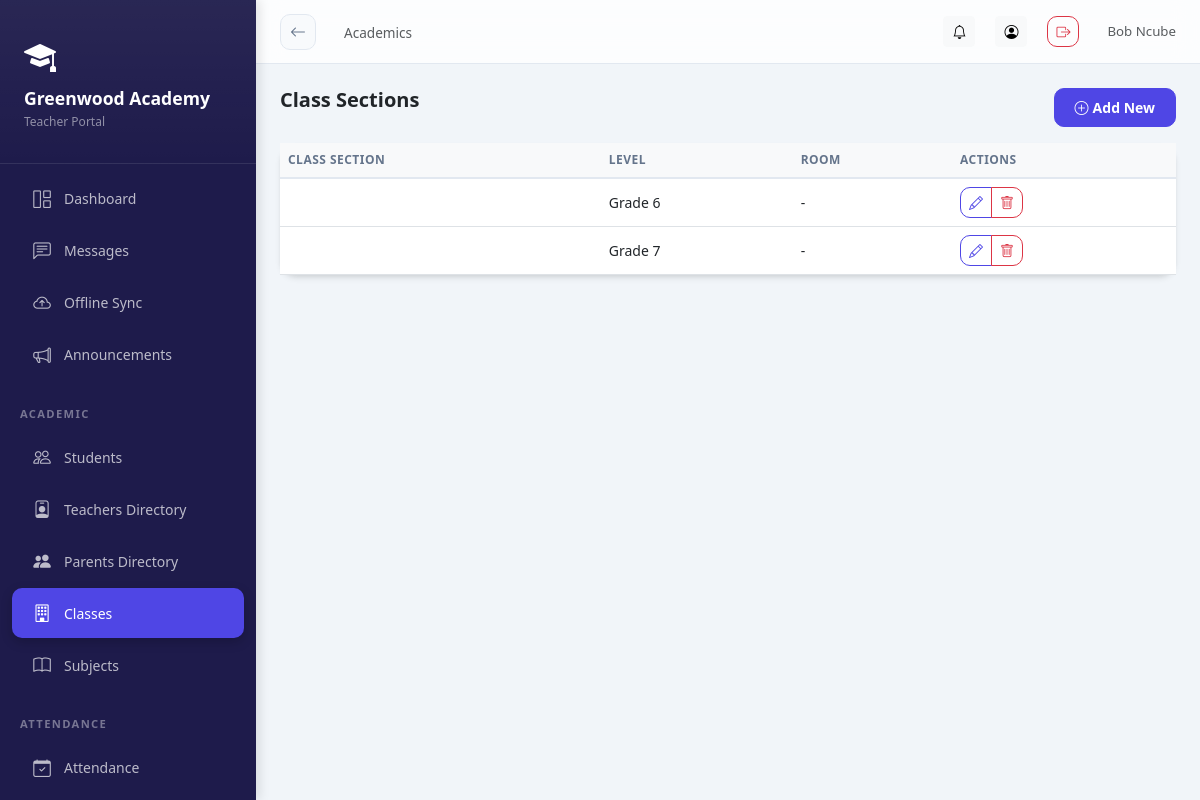
The page /academics/sections/ (signed in) on the database its author committed.
### schools/models.py (models this page shows, shortened)
class School(models.Model):
    STATUS_CHOICES = [
        ('pending', 'Pending Approval'),
        ('active', 'Active'),
        ('suspended', 'Suspended'),
        ('rejected', 'Rejected'),
    ]
    name = models.CharField(max_length=200)
    subdomain = models.CharField(max_length=50, unique=True, db_index=True)
    email = models.EmailField()
    phone = models.CharField(max_length=20, blank=True)
    address = models.TextField(blank=True)
    logo = models.ImageField(upload_to='school_logos/', blank=True, null=True)
    theme_color = models.CharField(max_length=7, default='#4F46E5', help_text='Hex color code')
    motto = models.CharField(max_length=200, blank=True)
    status = models.CharField(max_length=20, choices=STATUS_CHOICES, default='pending')
    is_demo = models.BooleanField(default=False)
    created_at = models.DateTimeField(auto_now_add=True)
    updated_at = models.DateTimeField(auto_now=True)
    is_deleted = models.BooleanField(default=False)
    parent_registration_enabled = models.BooleanField(default=True)
    registration_token = models.CharField(max_length=100, unique=True, blank=True, null=True)
    subscription_active = models.BooleanField(default=False)
    subscription_expires = models.DateTimeField(null=True, blank=True)
    class Meta:
        ordering = ['-created_at']

class SchoolUser(SyncBaseModel):
    ROLE_CHOICES = [
        ('headmaster', 'Headmaster'),
        ('admin', 'School Admin'),
        ('teacher', 'Teacher'),
        ('student', 'Student'),
        ('parent', 'Parent'),
    ]
    user = models.ForeignKey(User, on_delete=models.CASCADE, related_name='school_memberships')
    school = models.ForeignKey(School, on_delete=models.CASCADE, related_name='members', db_index=True)
    role = models.CharField(max_length=20, choices=ROLE_CHOICES, db_index=True)
    is_active = models.BooleanField(default=True, db_index=True)
    signature = models.ImageField(upload_to='signatures/', blank=True, null=True)
    class Meta:
        unique_together = ['user', 'school']

### academics/models.py (models this page shows, shortened)
class ClassSection(SyncBaseModel):
    school = models.ForeignKey(School, on_delete=models.CASCADE, related_name='class_sections')
    class_level = models.ForeignKey(ClassLevel, on_delete=models.CASCADE, related_name='sections')
    section_name = models.CharField(max_length=20)  # e.g., "A", "B", "Science"
    class_teacher = models.ForeignKey(
        SchoolUser,
        on_delete=models.SET_NULL,
        null=True,
        blank=True,
        limit_choices_to={'role': 'teacher'},
        related_name='homeroom_classes'
    )
    academic_year = models.ForeignKey(AcademicYear, on_delete=models.CASCADE, related_name='sections')
    objects = TenantManager()
    all_objects = models.Manager()
    class Meta:
        unique_together = ['class_level', 'section_name', 'academic_year']
        ordering = ['class_level__order', 'section_name']
    def __str__(self):
        return f"{self.class_level.name} {self.section_name} - {self.academic_year.name}"

class ClassLevel(SyncBaseModel):
    school = models.ForeignKey(School, on_delete=models.CASCADE, related_name='class_levels')
    name = models.CharField(max_length=50)  # e.g., "Grade 1", "Class 5"
    order = models.IntegerField(default=0)
    objects = TenantManager()
    all_objects = models.Manager()
    class Meta:
        ordering = ['order', 'name']

### academics/views.py (the view)
# urls.py: path('sections/', views.ClassSectionListView.as_view(), name='class_section_list'),
@method_decorator(login_required, name='dispatch')
class ClassSectionListView(ListView):
    model = ClassSection
    template_name = 'academics/class_section_list.html'
    context_object_name = 'class_sections'
    def get_queryset(self):
        return ClassSection.objects.filter(school=self.request.school).select_related('class_level', 'academic_year')

### core/models.py (called while the page is built)
    def get_queryset(self):
        queryset = super().get_queryset()
        school = get_current_school()
        if school:
            return queryset.filter(school=school)
        return queryset

### schools/context_processors.py (called while the page is built)
def school_context(request):
    school = getattr(request, 'school', None)
    school_role = ''
    if school and request.user.is_authenticated:
        try:
            su = SchoolUser.objects.get(user=request.user, school=school, is_active=True)
            school_role = su.role
        except SchoolUser.DoesNotExist:
            pass
    return {
        'current_school': school,
        'school_role': school_role,
    }

### academics/templates/academics/class_section_list.html (shortened to what this page needs)
{% extends 'base_dashboard.html' %}
{% block page_title %}Academics{% endblock %}
{% block content %}
<div class="d-flex justify-content-between mb-3">
<h5 class="fw-bold mb-0">{% if 'list' in 'class_section_list' %}{% if 'year' in 'class_section_list' %}Academic Years{% elif 'level' in 'class_section_list' %}Class Levels{% elif 'subject' in 'class_section_list' %}Subjects{% elif 'section' in 'class_section_list' %}Class Sections{% elif 'assignment' in 'class_section_list' %}Teacher Assignments{% endif %}{% endif %}</h5>
{% if 'list' in 'class_section_list' %}<a href="{% if 'year' in 'class_section_list' %}{% url 'academics:academic_year_add' %}{% elif 'level' in 'class_section_list' %}{% url 'academics:class_level_add' %}{% elif 'subject' in 'class_section_list' %}{% url 'academics:subject_add' %}{% elif 'section' in 'class_section_list' %}{% url 'academics:class_section_add' %}{% elif 'assignment' in 'class_section_list' %}{% url 'academics:teacher_assignment_add' %}{% endif %}" class="btn btn-primary btn-sm"><i class="bi bi-plus-circle me-1"></i>Add New</a>{% endif %}
</div>
{% if 'list' in 'class_section_list' %}
<div class="card"><div class="table-responsive"><table class="table table-hover mb-0">
<thead class="table-light"><tr><th>Class Section</th><th>Level</th><th>Room</th><th>Actions</th></tr></thead>
<tbody>
{% for obj in class_sections %}
<tr>
  <td>{{ obj.name }}</td>
  <td>{{ obj.class_level.name }}</td>
  <td>{{ obj.room_number|default:"-" }}</td>
  <td>
    <div class="btn-group btn-group-sm">
        <a href="{% url 'academics:class_section_edit' obj.pk %}" class="btn btn-outline-primary" title="Edit">
          <i class="bi bi-pencil"></i>
        </a>
        <a href="{% url 'academics:class_section_delete' obj.pk %}" class="btn btn-outline-danger" onclick="return confirm('Delete {{ obj }}?');" title="Delete">
          <i class="bi bi-trash"></i>
        </a>
    </div>
  </td>
</tr>
{% empty %}<tr><td colspan="4" class="text-center py-4 text-muted">No class sections yet.</td></tr>
{% endfor %}
</tbody>
</table></div></div>
{% endif %}
{% endblock %}

### templates/base_dashboard.html (shortened to what this page needs)
<!DOCTYPE html>
<html lang="en">
<head>
<link rel="stylesheet" href="https://cdn.jsdelivr.net/npm/bootstrap@5.3.0/dist/css/bootstrap.min.css">
<link rel="stylesheet" href="https://cdn.jsdelivr.net/npm/bootstrap-icons@1.11.0/font/bootstrap-icons.css">
<link href="https://cdn.jsdelivr.net/npm/tom-select@2.2.2/dist/css/tom-select.bootstrap5.css" rel="stylesheet">
</head>
<body>
<div class="sidebar" id="sidebar">
  <div class="sidebar-brand">
    {% if current_school.logo %}
      <img src="{{ current_school.logo.url }}" alt="{{ current_school.name }}" class="rounded">
  {% else %}
    <i class="bi bi-mortarboard-fill text-white mb-2 d-block" style="font-size: 2rem;"></i>
  {% endif %}
  <h5>{{ current_school.name|default:"AcademiaLink" }}</h5>
  <small>{{ school_role|title }} Portal</small>
  </div>
  <nav class="py-2">
    <a href="{% url 'analytics:dashboard' %}" class="nav-link {% if request.path == '/analytics/dashboard/' %}active{% endif %}">
      <i class="bi bi-grid-1x2"></i> Dashboard
    </a>
    <a href="{% url 'messaging:list' %}" class="nav-link {% if 'messages' in request.path %}active{% endif %}">
      <i class="bi bi-chat-left-text"></i> Messages
    </a>
    <a href="{% url 'offline_sync' %}" class="nav-link {% if request.resolver_match.url_name == 'offline_sync' %}active{% endif %}">
      <i class="bi bi-cloud-arrow-up"></i>
      <span>Offline Sync</span>
    </a>
    <a href="{% url 'notifications:announcements' %}" class="nav-link {% if 'announcements' in request.path %}active{% endif %}">
      <i class="bi bi-megaphone"></i> Announcements
    </a>
    {% if school_role in 'headmaster,teacher' %}
    <div class="nav-section">Academic</div>
    <a href="{% url 'academics:student_list' %}" class="nav-link {% if 'students' in request.path %}active{% endif %}">
      <i class="bi bi-people"></i> Students
    </a>
    {% if school_role in 'headmaster,teacher,admin' %}
    <a href="{% url 'academics:teacher_list' %}" class="nav-link {% if 'teachers' in request.path %}active{% endif %}">
      <i class="bi bi-person-badge"></i> Teachers Directory
    </a>
    <a href="{% url 'academics:parent_list' %}" class="nav-link {% if 'parents' in request.path %}active{% endif %}">
      <i class="bi bi-people-fill"></i> Parents Directory
    </a>
    {% endif %}
    <a href="{% url 'academics:class_section_list' %}" class="nav-link {% if 'sections' in request.path %}active{% endif %}">
      <i class="bi bi-building"></i> Classes
    </a>
    <a href="{% url 'academics:subject_list' %}" class="nav-link {% if 'subjects' in request.path %}active{% endif %}">
      <i class="bi bi-book"></i> Subjects
    </a>
    <div class="nav-section">Attendance</div>
    <a href="{% url 'attendance:home' %}" class="nav-link {% if 'attendance' in request.path %}active{% endif %}">
      <i class="bi bi-calendar-check"></i> Attendance
    </a>
    <div class="nav-section">Results</div>
    {% endif %}
  </nav>
</div>
<div class="main-content">
  <div class="topbar">
    <div class="topbar-left">
      <a href="javascript:history.back()" class="btn-back d-none d-md-flex" id="global-back-btn" title="Go Back">
        <i class="bi bi-arrow-left"></i>
      </a>
      <nav aria-label="breadcrumb" class="d-none d-md-block">
        <span class="text-muted" style="font-size:.85rem;">{% block page_title %}{% endblock %}</span>
      </nav>
    </div>
    <div class="topbar-right">
        <a href="{% url 'notifications:list' %}" class="btn btn-sm btn-light position-relative" title="Notifications">
        <i class="bi bi-bell"></i>
      </a>
      <a href="{% url 'accounts:profile' %}" class="btn btn-sm btn-light" title="Profile">
        <i class="bi bi-person-circle"></i>
      </a>
      <a href="{% url 'accounts:logout' %}" class="btn btn-sm btn-outline-danger" title="Logout">
        <i class="bi bi-box-arrow-right"></i>
      </a>
      <span class="text-muted d-none d-md-inline-block ms-2" style="font-size:.83rem;">
        {{ user.get_full_name|default:user.username }}
      </span>
    </div>
  </div>
  <div class="page-content">
    {% block content %}{% endblock %}
  </div>
</div>
</body>
</html>

### rows shown on the page
School: name "Greenwood Academy"
SchoolUser: role "Teacher"
ClassSection: class_level.name "Grade 6", room_number "-"
ClassSection: class_level.name "Grade 7", room_number "-"

### other values the page prints
{{ user.get_full_name|default:user.username }} "Bob Ncube"
